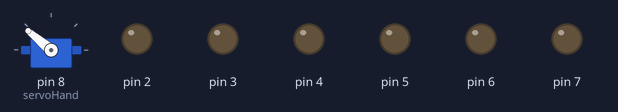
This sketch was run on a simulated Arduino Mega 2560, built with avr-gcc and run on an emulated ATmega2560. Shown: servo, output pins drawn as LEDs (lit = HIGH).

Above: at 0.05 s.
At 4.2 s:
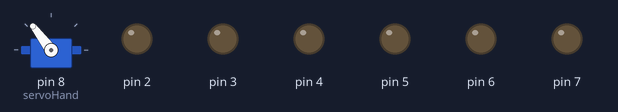
At 4.45 s:
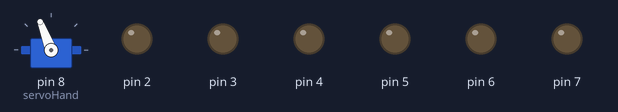
At 8.9 s:
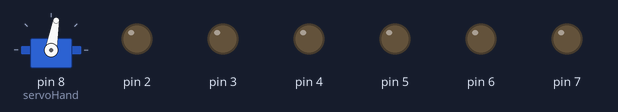
Timing chart, 0 to 11.6 s (numbered marks = the images above):
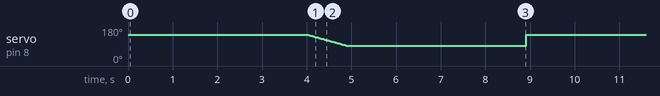

Measured:
- by itself, servo on pin 8 (servoHand): ramps from 140° to 80° and jumps back, once every 8.9 s

The sketch:

MotorTest.ino
```cpp
#include<math.h>
#include <Servo.h>

#define CLOSE_SERVO_POS 65
#define OPEN_SERVO_POS 140
#define CATCHED_SERVO_POS 80

Servo servoHand;

void setup() {

// set Motor PINS
  for(int i=0;i<6;i++){
    pinMode(2+i,OUTPUT);
  }

//set SensorPanel Pins
  for(int i=0;i<12;i+=2){
    pinMode(30+i,INPUT);
  }

  servoHand.attach(8);

}

void loop() {
 servoHand.write(OPEN_SERVO_POS);
 delay(4000);
  for(int i=OPEN_SERVO_POS;i>=CATCHED_SERVO_POS;i--){
    servoHand.write(i);
    delay(15);
  }

 delay(4000);

}

void lMotorForward(int pwm){
  digitalWrite(4,HIGH);
  digitalWrite(3,LOW);
  analogWrite(2, pwm);
}

void rMotorForward(int pwm){
  digitalWrite(5,HIGH);
  digitalWrite(6,LOW);
  analogWrite(7, pwm);
}

void motorForward(int pwml,int pwmr){
  rMotorForward(pwmr);
  lMotorForward(pwml);
}

void motorStop(){

  digitalWrite(4,LOW);
  digitalWrite(3,LOW);
  analogWrite(2, 0);
  digitalWrite(6,LOW);
  digitalWrite(5,LOW);
  analogWrite(7, 0);

}

void motorBrake(){

  digitalWrite(4,HIGH);
  digitalWrite(3,HIGH);
  analogWrite(2, 255);
  digitalWrite(6,HIGH);
  digitalWrite(5,HIGH);
  analogWrite(7, 255);

}
```
